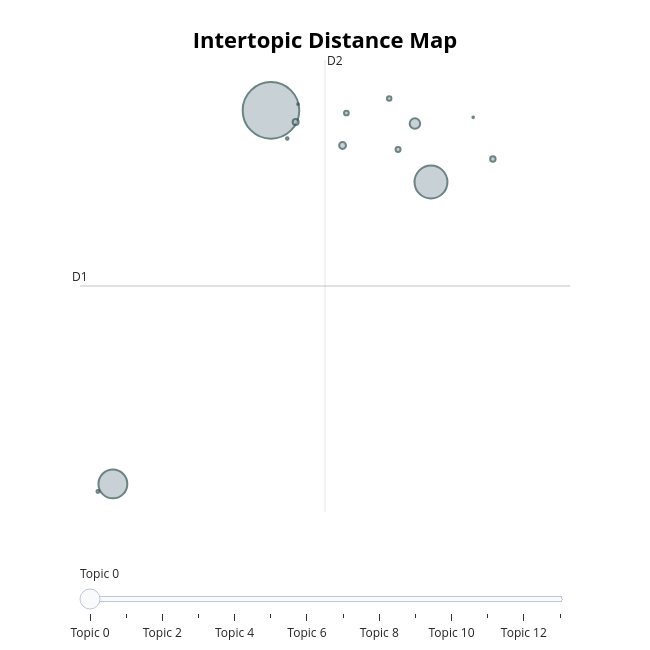
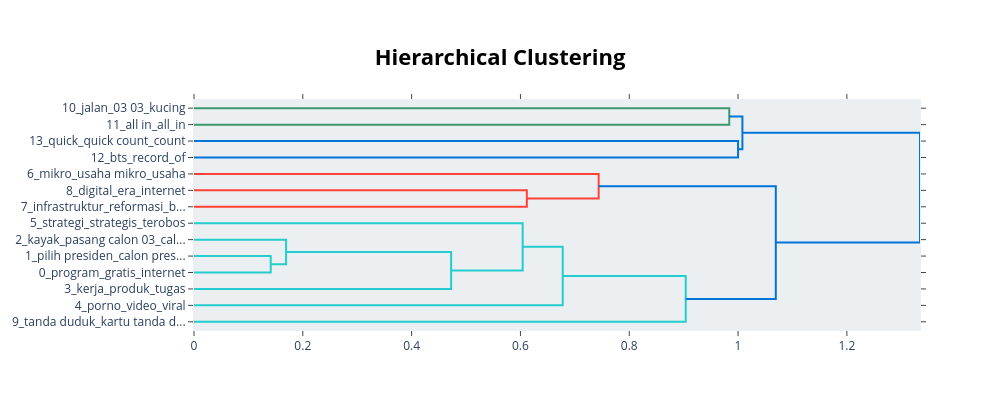
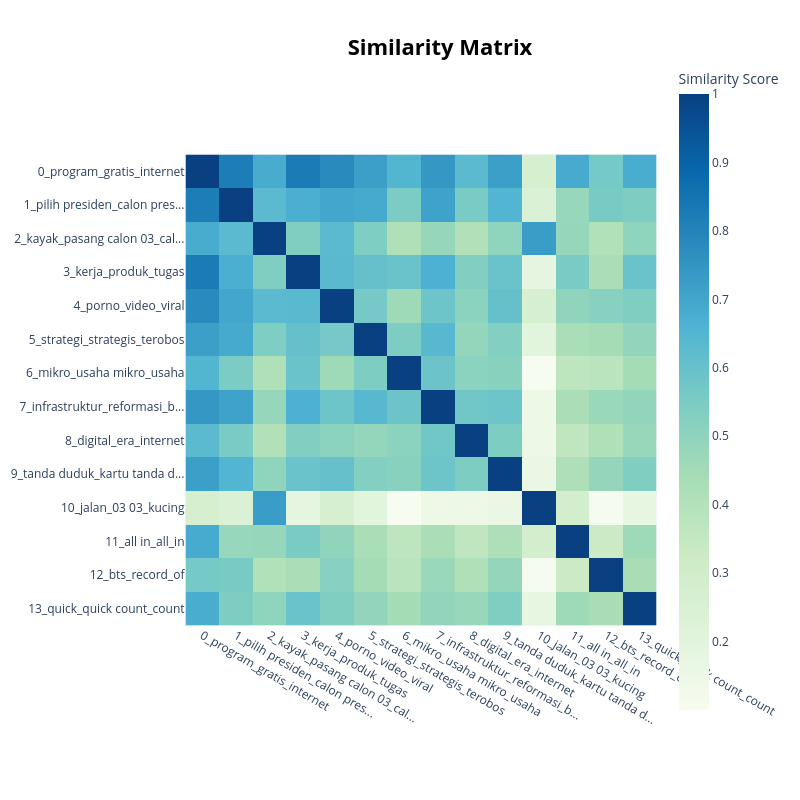

The notebook cell these images were saved under, in order:
### Code cell
# Get the improved topic information
topic_info = topic_model.get_topic_info()
print("\nImproved Topic Information:")
print(topic_info.head(10))

# Print topics with their new labels
print("\nCampaign Themes for Ganjar-Mahfud:")
for index, row in topic_info.iterrows():
    if row["Topic"] != -1:  # Skip outlier topic
        topic_id = row["Topic"]
        words = [word[0] for word in topic_model.get_topic(topic_id)[:8]]
        print(f"Theme: {row['Name']}")
        print(f"Keywords: {', '.join(words)}")
        print(f"Document count: {row['Count']}")
        print("-" * 50)

# Create a topic distribution visualization
plt.figure(figsize=(12, 6))
topic_counts = topic_info[topic_info["Topic"] != -1]["Count"]
topic_names = [label for topic, label in topic_labels.items() if topic != -1][:len(topic_counts)]

# Plot with better color scheme
bars = plt.bar(topic_names, topic_counts, color=plt.cm.viridis(np.linspace(0, 1, len(topic_counts))))

# Add count labels on top of bars
for bar in bars:
    height = bar.get_height()
    plt.text(bar.get_x() + bar.get_width()/2., height + 0.5,
            f'{int(height)}', ha='center', va='bottom', fontweight='bold')

plt.xticks(rotation=45, ha="right")
plt.title("Distribution of Campaign Themes in Ganjar-Mahfud Tweets", fontsize=14, fontweight='bold')
plt.xlabel("Campaign Themes", fontsize=12)
plt.ylabel("Number of Tweets", fontsize=12)
plt.tight_layout()
plt.grid(axis='y', linestyle='--', alpha=0.7)
plt.show()

# Display interactive visualizations
intertopic_map = topic_model.visualize_topics()
display(intertopic_map)

# Create hierarchical clustering visualization
hierarchy = topic_model.visualize_hierarchy()
display(hierarchy)

# Create heatmap of topic similarities
heatmap = topic_model.visualize_heatmap()
display(heatmap)

# Create word clouds for top 3 topics
plt.figure(figsize=(15, 10))
for i, topic_id in enumerate(topic_info[topic_info['Topic'] != -1]['Topic'][:3]):
    plt.subplot(1, 3, i+1)
    
    # Get topic words and weights
    words = dict(topic_model.get_topic(topic_id)[:15])
    
    # Create and display wordcloud
    wordcloud = WordCloud(width=400, height=400, background_color='white', 
                          colormap='viridis', max_words=50).generate_from_frequencies(words)
    
    plt.imshow(wordcloud, interpolation='bilinear')
    plt.title(f"Topic: {topic_labels[topic_id]}", fontsize=12)
    plt.axis('off')

plt.tight_layout()
plt.show()

### Figure 1 — Plotly figure (JSON) as saved in the notebook; plotly's stock layout.template omitted (floating-point values rounded to 4 significant figures)
{"data": [{"customdata": [[0, "program | gratis | internet | koruptor | anak", 13092], [1, "pilih presiden | calon presiden | partai | politik | wakil presiden", 4440], [2, "kayak | pasang calon 03 | calon 03 | pasang calon | 03 menang", 3409], [3, "kerja | produk | tugas | produk lokal | kerja nyata", 451], [4, "porno | video | viral | tonton | film", 190], [5, "strategi | strategis | terobos | proyek | posisi", 146], [6, "mikro | usaha mikro | usaha | laku usaha | lokal", 119], [7, "infrastruktur | reformasi | bangun infrastruktur | integrasi | modern", 100], [8, "digital | era | internet | digitalisasi | gratis", 90], [9, "tanda duduk | kartu tanda duduk | kartu tanda | kartu | duduk", 79], [10, "jalan | 03 03 | kucing | siar | watak", 33], [11, "all in | all | in | hikmah | juragan", 26], [12, "bts | record | of | has | tidur", 11], [13, "quick | quick count | count | sikap | cermin sikap", 11]], "hovertemplate": "<b>Topic %{customdata[0]}</b><br>%{customdata[1]}<br>Size: %{customdata[2]}", "legendgroup": "", "marker": {"color": "#B0BEC5", "line": {"color": "DarkSlateGrey", "width": 2}, "size": [13092, 4440, 3409, 451, 190, 146, 119, 100, 90, 79, 33, 26, 11, 11], "sizemode": "area", "sizeref": 8.182, "symbol": "circle"}, "mode": "markers", "name": "", "orientation": "v", "showlegend": false, "type": "scatter", "x": [4.816, 7.453, 2.211, 7.188, 5.996, 5.223, 8.473, 6.91, 6.059, 6.765, 1.964, 5.085, 5.261, 8.148], "xaxis": "x", "y": [7.963, 5.633, -4.195, 7.534, 6.821, 7.588, 6.381, 6.692, 7.877, 8.351, -4.442, 7.048, 8.165, 7.738], "yaxis": "y"}], "layout": {"annotations": [{"showarrow": false, "text": "D1", "x": 1.669, "y": 2.247, "yshift": 10}, {"showarrow": false, "text": "D2", "x": 5.706, "xshift": 10, "y": 9.603}], "height": 650, "hoverlabel": {"bgcolor": "white", "font": {"family": "Rockwell", "size": 16}}, "legend": {"itemsizing": "constant", "tracegroupgap": 0}, "margin": {"t": 60}, "shapes": [{"line": {"color": "#CFD8DC", "width": 2}, "type": "line", "x0": 5.706, "x1": 5.706, "y0": -5.109, "y1": 9.603}, {"line": {"color": "#9E9E9E", "width": 2}, "type": "line", "x0": 1.669, "x1": 9.744, "y0": 2.247, "y1": 2.247}], "sliders": [{"active": 0, "pad": {"t": 50}, "steps": [{"args": [{"marker.color": [["red", "#B0BEC5", "#B0BEC5", "#B0BEC5", "#B0BEC5", "#B0BEC5", "#B0BEC5", "#B0BEC5", "#B0BEC5", "#B0BEC5", "#B0BEC5", "#B0BEC5", "#B0BEC5", "#B0BEC5"]]}], "label": "Topic 0", "method": "update"}, {"args": [{"marker.color": [["#B0BEC5", "red", "#B0BEC5", "#B0BEC5", "#B0BEC5", "#B0BEC5", "#B0BEC5", "#B0BEC5", "#B0BEC5", "#B0BEC5", "#B0BEC5", "#B0BEC5", "#B0BEC5", "#B0BEC5"]]}], "label": "Topic 1", "method": "update"}, {"args": [{"marker.color": [["#B0BEC5", "#B0BEC5", "red", "#B0BEC5", "#B0BEC5", "#B0BEC5", "#B0BEC5", "#B0BEC5", "#B0BEC5", "#B0BEC5", "#B0BEC5", "#B0BEC5", "#B0BEC5", "#B0BEC5"]]}], "label": "Topic 2", "method": "update"}, {"args": [{"marker.color": [["#B0BEC5", "#B0BEC5", "#B0BEC5", "red", "#B0BEC5", "#B0BEC5", "#B0BEC5", "#B0BEC5", "#B0BEC5", "#B0BEC5", "#B0BEC5", "#B0BEC5", "#B0BEC5", "#B0BEC5"]]}], "label": "Topic 3", "method": "update"}, {"args": [{"marker.color": [["#B0BEC5", "#B0BEC5", "#B0BEC5", "#B0BEC5", "red", "#B0BEC5", "#B0BEC5", "#B0BEC5", "#B0BEC5", "#B0BEC5", "#B0BEC5", "#B0BEC5", "#B0BEC5", "#B0BEC5"]]}], "label": "Topic 4", "method": "update"}, {"args": [{"marker.color": [["#B0BEC5", "#B0BEC5", "#B0BEC5", "#B0BEC5", "#B0BEC5", "red", "#B0BEC5", "#B0BEC5", "#B0BEC5", "#B0BEC5", "#B0BEC5", "#B0BEC5", "#B0BEC5", "#B0BEC5"]]}], "label": "Topic 5", "method": "update"}, {"args": [{"marker.color": [["#B0BEC5", "#B0BEC5", "#B0BEC5", "#B0BEC5", "#B0BEC5", "#B0BEC5", "red", "#B0BEC5", "#B0BEC5", "#B0BEC5", "#B0BEC5", "#B0BEC5", "#B0BEC5", "#B0BEC5"]]}], "label": "Topic 6", "method": "update"}, {"args": [{"marker.color": [["#B0BEC5", "#B0BEC5", "#B0BEC5", "#B0BEC5", "#B0BEC5", "#B0BEC5", "#B0BEC5", "red", "#B0BEC5", "#B0BEC5", "#B0BEC5", "#B0BEC5", "#B0BEC5", "#B0BEC5"]]}], "label": "Topic 7", "method": "update"}, {"args": [{"marker.color": [["#B0BEC5", "#B0BEC5", "#B0BEC5", "#B0BEC5", "#B0BEC5", "#B0BEC5", "#B0BEC5", "#B0BEC5", "red", "#B0BEC5", "#B0BEC5", "#B0BEC5", "#B0BEC5", "#B0BEC5"]]}], "label": "Topic 8", "method": "update"}, {"args": [{"marker.color": [["#B0BEC5", "#B0BEC5", "#B0BEC5", "#B0BEC5", "#B0BEC5", "#B0BEC5", "#B0BEC5", "#B0BEC5", "#B0BEC5", "red", "#B0BEC5", "#B0BEC5", "#B0BEC5", "#B0BEC5"]]}], "label": "Topic 9", "method": "update"}, {"args": [{"marker.color": [["#B0BEC5", "#B0BEC5", "#B0BEC5", "#B0BEC5", "#B0BEC5", "#B0BEC5", "#B0BEC5", "#B0BEC5", "#B0BEC5", "#B0BEC5", "red", "#B0BEC5", "#B0BEC5", "#B0BEC5"]]}], "label": "Topic 10", "method": "update"}, {"args": [{"marker.color": [["#B0BEC5", "#B0BEC5", "#B0BEC5", "#B0BEC5", "#B0BEC5", "#B0BEC5", "#B0BEC5", "#B0BEC5", "#B0BEC5", "#B0BEC5", "#B0BEC5", "red", "#B0BEC5", "#B0BEC5"]]}], "label": "Topic 11", "method": "update"}, {"args": [{"marker.color": [["#B0BEC5", "#B0BEC5", "#B0BEC5", "#B0BEC5", "#B0BEC5", "#B0BEC5", "#B0BEC5", "#B0BEC5", "#B0BEC5", "#B0BEC5", "#B0BEC5", "#B0BEC5", "red", "#B0BEC5"]]}], "label": "Topic 12", "method": "update"}, {"args": [{"marker.color": [["#B0BEC5", "#B0BEC5", "#B0BEC5", "#B0BEC5", "#B0BEC5", "#B0BEC5", "#B0BEC5", "#B0BEC5", "#B0BEC5", "#B0BEC5", "#B0BEC5", "#B0BEC5", "#B0BEC5", "red"]]}], "label": "Topic 13", "method": "update"}]}], "title": {"font": {"color": "Black", "size": 22}, "text": "<b>Intertopic Distance Map</b>", "x": 0.5, "xanchor": "center", "y": 0.95, "yanchor": "top"}, "width": 650, "xaxis": {"anchor": "y", "domain": [0, 1], "range": [1.669, 9.744], "title": {"text": ""}, "visible": false}, "yaxis": {"anchor": "x", "domain": [0, 1], "range": [-5.109, 9.603], "title": {"text": ""}, "visible": false}}}

### Figure 2 — Plotly figure (JSON) as saved in the notebook; plotly's stock layout.template omitted (floating-point values rounded to 4 significant figures)
{"data": [{"hoverinfo": "text", "marker": {"color": "rgb(61,153,112)"}, "mode": "lines", "type": "scatter", "x": [0.0, 0.9838, 0.9838, 0.0], "xaxis": "x", "y": [-5.0, -5.0, -15.0, -15.0], "yaxis": "y"}, {"hoverinfo": "text", "marker": {"color": "rgb(0,116,217)"}, "mode": "lines", "type": "scatter", "x": [0.0, 1.0, 1.0, 0.0], "xaxis": "x", "y": [-25.0, -25.0, -35.0, -35.0], "yaxis": "y"}, {"hoverinfo": "text", "marker": {"color": "rgb(0,116,217)"}, "mode": "lines", "type": "scatter", "x": [0.9838, 1.008, 1.008, 1.0], "xaxis": "x", "y": [-10.0, -10.0, -30.0, -30.0], "yaxis": "y"}, {"hoverinfo": "text", "marker": {"color": "rgb(255,65,54)"}, "mode": "lines", "type": "scatter", "x": [0.0, 0.6117, 0.6117, 0.0], "xaxis": "x", "y": [-55.0, -55.0, -65.0, -65.0], "yaxis": "y"}, {"hoverinfo": "text", "marker": {"color": "rgb(255,65,54)"}, "mode": "lines", "type": "scatter", "x": [0.0, 0.7438, 0.7438, 0.6117], "xaxis": "x", "y": [-45.0, -45.0, -60.0, -60.0], "yaxis": "y"}, {"hoverinfo": "text", "marker": {"color": "rgb(35,205,205)"}, "mode": "lines", "type": "scatter", "x": [0.0, 0.141, 0.141, 0.0], "xaxis": "x", "y": [-95.0, -95.0, -105.0, -105.0], "yaxis": "y"}, {"hoverinfo": "text", "marker": {"color": "rgb(35,205,205)"}, "mode": "lines", "type": "scatter", "x": [0.0, 0.1692, 0.1692, 0.141], "xaxis": "x", "y": [-85.0, -85.0, -100.0, -100.0], "yaxis": "y"}, {"hoverinfo": "text", "marker": {"color": "rgb(35,205,205)"}, "mode": "lines", "type": "scatter", "x": [0.1692, 0.4726, 0.4726, 0.0], "xaxis": "x", "y": [-92.5, -92.5, -115.0, -115.0], "yaxis": "y"}, {"hoverinfo": "text", "marker": {"color": "rgb(35,205,205)"}, "mode": "lines", "type": "scatter", "x": [0.0, 0.6041, 0.6041, 0.4726], "xaxis": "x", "y": [-75.0, -75.0, -103.8, -103.8], "yaxis": "y"}, {"hoverinfo": "text", "marker": {"color": "rgb(35,205,205)"}, "mode": "lines", "type": "scatter", "x": [0.6041, 0.6778, 0.6778, 0.0], "xaxis": "x", "y": [-89.38, -89.38, -125.0, -125.0], "yaxis": "y"}, {"hoverinfo": "text", "marker": {"color": "rgb(35,205,205)"}, "mode": "lines", "type": "scatter", "x": [0.6778, 0.9038, 0.9038, 0.0], "xaxis": "x", "y": [-107.2, -107.2, -135.0, -135.0], "yaxis": "y"}, {"hoverinfo": "text", "marker": {"color": "rgb(0,116,217)"}, "mode": "lines", "type": "scatter", "x": [0.7438, 1.069, 1.069, 0.9038], "xaxis": "x", "y": [-52.5, -52.5, -121.1, -121.1], "yaxis": "y"}, {"hoverinfo": "text", "marker": {"color": "rgb(0,116,217)"}, "mode": "lines", "type": "scatter", "x": [1.008, 1.334, 1.334, 1.069], "xaxis": "x", "y": [-20.0, -20.0, -86.8, -86.8], "yaxis": "y"}], "layout": {"autosize": false, "height": 410, "hoverlabel": {"bgcolor": "white", "font": {"family": "Rockwell", "size": 16}}, "hovermode": "closest", "plot_bgcolor": "#ECEFF1", "showlegend": false, "title": {"font": {"color": "Black", "size": 22}, "text": "<b>Hierarchical Clustering</b>", "x": 0.5, "xanchor": "center", "yanchor": "top"}, "width": 1000, "xaxis": {"mirror": "allticks", "rangemode": "tozero", "showgrid": false, "showline": true, "showticklabels": true, "ticks": "outside", "type": "linear", "zeroline": false}, "yaxis": {"mirror": "allticks", "range": [-140, 0], "rangemode": "tozero", "showgrid": false, "showline": true, "showticklabels": true, "tickmode": "array", "ticks": "outside", "ticktext": ["10_jalan_03 03_kucing", "11_all in_all_in", "13_quick_quick count_count", "12_bts_record_of", "6_mikro_usaha mikro_usaha", "8_digital_era_internet", "7_infrastruktur_reformasi_b...", "5_strategi_strategis_terobos", "2_kayak_pasang calon 03_cal...", "1_pilih presiden_calon pres...", "0_program_gratis_internet", "3_kerja_produk_tugas", "4_porno_video_viral", "9_tanda duduk_kartu tanda d..."], "tickvals": [-5, -15, -25, -35, -45, -55, -65, -75, -85, -95, -105, -115, -125, -135], "type": "linear", "zeroline": false}}}

### Figure 3 — Plotly figure (JSON) as saved in the notebook; plotly's stock layout.template omitted (floating-point values rounded to 4 significant figures; data arrays with more than 128 entries replaced by an {"elided": "..."} marker saying what was removed)
{"data": [{"coloraxis": "coloraxis", "hovertemplate": "x: %{x}<br>y: %{y}<br>Similarity Score: %{z}<extra></extra>", "name": "0", "type": "heatmap", "x": ["0_program_gratis_internet", "1_pilih presiden_calon pres...", "2_kayak_pasang calon 03_cal...", "3_kerja_produk_tugas", "4_porno_video_viral", "5_strategi_strategis_terobos", "6_mikro_usaha mikro_usaha", "7_infrastruktur_reformasi_b...", "8_digital_era_internet", "9_tanda duduk_kartu tanda d...", "10_jalan_03 03_kucing", "11_all in_all_in", "12_bts_record_of", "13_quick_quick count_count"], "xaxis": "x", "y": ["0_program_gratis_internet", "1_pilih presiden_calon pres...", "2_kayak_pasang calon 03_cal...", "3_kerja_produk_tugas", "4_porno_video_viral", "5_strategi_strategis_terobos", "6_mikro_usaha mikro_usaha", "7_infrastruktur_reformasi_b...", "8_digital_era_internet", "9_tanda duduk_kartu tanda d...", "10_jalan_03 03_kucing", "11_all in_all_in", "12_bts_record_of", "13_quick_quick count_count"], "yaxis": "y", "z": {"elided": "14x14 float values"}}], "layout": {"coloraxis": {"colorbar": {"title": {"text": "Similarity Score"}}, "colorscale": [[0, "rgb(247,252,240)"], [0.125, "rgb(224,243,219)"], [0.25, "rgb(204,235,197)"], [0.375, "rgb(168,221,181)"], [0.5, "rgb(123,204,196)"], [0.625, "rgb(78,179,211)"], [0.75, "rgb(43,140,190)"], [0.875, "rgb(8,104,172)"], [1, "rgb(8,64,129)"]]}, "height": 800, "hoverlabel": {"bgcolor": "white", "font": {"family": "Rockwell", "size": 16}}, "legend": {"title": {"text": "Trend"}}, "margin": {"t": 60}, "showlegend": true, "title": {"font": {"color": "Black", "size": 22}, "text": "<b>Similarity Matrix</b>", "x": 0.55, "xanchor": "center", "y": 0.95, "yanchor": "top"}, "width": 800, "xaxis": {"anchor": "y", "constrain": "domain", "domain": [0, 1], "scaleanchor": "y"}, "yaxis": {"anchor": "x", "autorange": "reversed", "constrain": "domain", "domain": [0, 1]}}}
